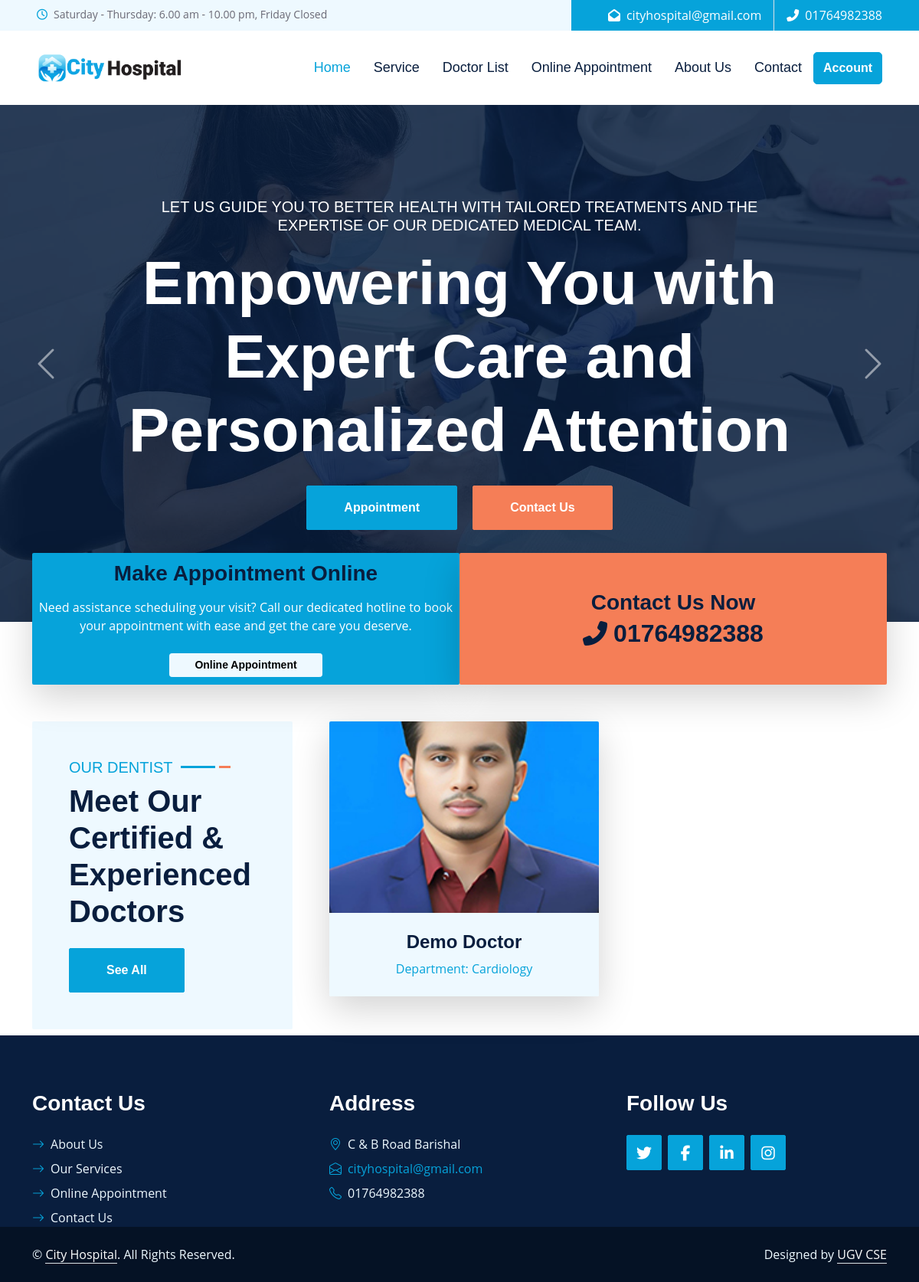
The page / on the database its author committed.
### pms/models.py (models this page shows, shortened)
class SiteInfo(models.Model):
    site_name = models.CharField(max_length=20)
    color_logo = models.ImageField(upload_to='logo/')
    white_logo = models.ImageField(upload_to='logo/')
    email = models.EmailField()
    phone = models.CharField(max_length=14)
    address = models.CharField(max_length=100)
    opening_hours = models.CharField(max_length=255, default='Saturday - Thursday: 6.00 am - 10.00 pm, Friday Closed')
    site_facebook = models.URLField(max_length=100)
    site_x = models.URLField(max_length=100)
    site_instagram = models.URLField(max_length=100)
    site_pinterest = models.URLField(max_length=100)

class Carousel(models.Model):
    title = models.CharField(max_length=255, blank=True, null=True)
    subtitle = models.CharField(max_length=255, blank=True, null=True)
    image = models.ImageField(upload_to='carousel_images/')  # Uploads to 'media/carousel_images/'
    created_at = models.DateTimeField(auto_now_add=True)

class DoctorProfile(models.Model):
    user = models.OneToOneField(User, on_delete=models.CASCADE, related_name='doctor_profile')
    department = models.ForeignKey(Department, on_delete=models.SET_NULL, null=True, related_name='doctors')
    full_name = models.CharField(max_length=100)  # Full name field
    specialization = models.CharField(max_length=100, blank=True, null=True)
    phone_number = models.CharField(
        max_length=11,
        validators=[
            RegexValidator(
                regex=r'^01[3-9]\d{8}$',
                message="Enter a valid Bangladesh phone number (e.g., 01712345678).",
                code='invalid_phone'
            )
        ]
    )
    image = models.ImageField(upload_to='doctor_profile_image')
    is_active = models.BooleanField(default=True)

class Department(models.Model):
    name = models.CharField(max_length=100, unique=True)
    description = models.TextField(blank=True, null=True)
    def __str__(self):
        return self.name

### pms/views.py (the view)
# urls.py: path('',home,name='home'),
def home(request):
    site_info = SiteInfo.objects.first()  # Fetch site info data
    doctors = DoctorProfile.objects.all().order_by('-id')[:2]  # Get last 2 added doctors
    carousels = Carousel.objects.all().order_by('-id')[:3]  # Get last 3 added carousel items
    departments = Department.objects.all()
    context = {
        'site_info': site_info,
        'doctors': doctors,  # Pass only the last two doctors
        'carousels': carousels,  # Pass last 3 carousel items
    }
    return render(request, 'home.html', context)

### pms/context_processors.py (called while the page is built)
def site_information(request):
    site_info = SiteInfo.objects.first()
    return {
        'site_info': site_info
    }

### templates/home.html (shortened to what this page needs)
{% extends 'base.html' %}
{% load static %}
{% block content %}
<div class="container-fluid p-0">
    <div id="header-carousel" class="carousel slide carousel-fade" data-bs-ride="carousel">
        <div class="carousel-inner">
            {% for carousel in carousels %}
                <div class="carousel-item {% if forloop.first %}active{% endif %}">
                    <img class="w-100" src="{{ carousel.image.url }}" alt="{{ carousel.title }}">
                    <div class="carousel-caption d-flex flex-column align-items-center justify-content-center">
                        <div class="p-3" style="max-width: 900px;">
                            <h5 class="text-white text-uppercase mb-3 animated slideInDown">{{ carousel.subtitle }}</h5>
                            <h1 class="display-1 text-white mb-md-4 animated zoomIn">{{ carousel.title }}</h1>
                            <a href="{% url 'public_online_appointment' %}" class="btn btn-primary py-md-3 px-md-5 me-3 animated slideInLeft">Appointment</a>
                            <a href="{% url 'contact' %}" class="btn btn-secondary py-md-3 px-md-5 animated slideInRight">Contact Us</a>
                        </div>
                    </div>
                </div>
            {% endfor %}
        </div>
        <button class="carousel-control-prev" type="button" data-bs-target="#header-carousel" data-bs-slide="prev">
            <span class="carousel-control-prev-icon" aria-hidden="true"></span>
        </button>
        <button class="carousel-control-next" type="button" data-bs-target="#header-carousel" data-bs-slide="next">
            <span class="carousel-control-next-icon" aria-hidden="true"></span>
        </button>
    </div>
</div>
    <div class="container-fluid banner mb-5">
        <div class="container">
            <div class="row gx-0 justify-content-center">
                <div class="col-lg-6 col-md-6 wow zoomIn" data-wow-delay="0.3s">
                    <div class="bg-primary d-flex flex-column p-2 h-100 text-white rounded shadow-lg" style="background-color: rgba(0, 123, 255, 0.4);">
                        <div class="d-flex flex-column justify-content-center align-items-center h-100">
                            <h3 class="fw-bold mb-3 text-center">Make Appointment Online</h3>
                            <p class="mb-4 text-center">Need assistance scheduling your visit? Call our dedicated hotline to book your appointment with ease and get the care you deserve.</p>
                            <a href="{% url 'public_online_appointment' %}" class="btn btn-light btn-sm" style="width: 200px;">Online Appointment</a>
                        </div>
                    </div>
                </div>
                <div class="col-lg-6 col-md-6 wow zoomIn" data-wow-delay="0.6s">
                    <div class="bg-secondary d-flex flex-column p-5 h-100 text-white rounded shadow-lg" style="background-color: rgba(108, 117, 125, 0.4);">
                        <div class="d-flex flex-column justify-content-center align-items-center h-100">
                            <h3 class="fw-bold mb-1 text-center">Contact Us Now</h3>
                            <h2 class="mb-0 d-flex align-items-center justify-content-center">
                                <i class="fas fa-phone-alt me-2"></i>
                                <span class="fw-bold">{{ site_info.phone }}</span>
                            </h2>
                        </div>
                    </div>
                </div>
            </div>
        </div>
    </div>
<div class="container-fluid">
    <div class="container mb-2">
        <div class="row g-5">
            <div class="col-lg-4 wow slideInUp" data-wow-delay="0.1s">
                <div class="section-title bg-light rounded h-100 p-5">
                    <h5 class="position-relative d-inline-block text-primary text-uppercase">Our Dentist</h5>
                    <h1 class="display-6 mb-4">Meet Our Certified & Experienced Doctors</h1>
                    <a href="{% url 'public_doctor_list' %}" class="btn btn-primary py-3 px-5">See All</a>
                </div>
            </div>
            <div class="col-lg-8">
                <div class="row">
                    {% for doctor in doctors %}
                        <div class="col-md-6 wow slideInUp" data-wow-delay="0.6s">
                            <div class="team-item shadow-lg border-0 rounded">
                                <div class="position-relative rounded-top overflow-hidden" style="width: 100%; height: 250px;">
                                    <img class="img-fluid w-100 h-100" src="{{ doctor.image.url }}" alt="{{ doctor.full_name }}" style="object-fit: cover;">
                                </div>
                                <div class="team-text position-relative bg-light text-center rounded-bottom p-4">
                                    <h4 class="mb-2">{{ doctor.full_name }}</h4>
                                    <p class="text-primary mb-0">Department: {{ doctor.department }}</p>
                                </div>
                            </div>
                        </div>
                    {% endfor %}
                </div>
            </div>
        </div>
    </div>
</div>
{% endblock content %}

### templates/header.html (shortened to what this page needs)
{% load static %}
    <div class="container-fluid bg-light ps-5 pe-0 d-none d-lg-block">
        <div class="row gx-0">
            <div class="col-md-6 text-center text-lg-start mb-2 mb-lg-0">
                <div class="d-inline-flex align-items-center">
                    <small class="py-2"><i class="far fa-clock text-primary me-2"></i>{{ site_info.opening_hours }} </small>
                </div>
            </div>
            <div class="col-md-6 text-center text-lg-end">
                <div class="position-relative d-inline-flex align-items-center bg-primary text-white top-shape px-5">
                    <div class="me-3 pe-3 border-end py-2">
                        <p class="m-0"><i class="fa fa-envelope-open me-2"></i>{{ site_info.email }}</p>
                    </div>
                    <div class="py-2">
                        <p class="m-0"><i class="fa fa-phone-alt me-2"></i>{{ site_info.phone }}</p>
                    </div>
                </div>
            </div>
        </div>
    </div>
    <nav class="navbar navbar-expand-sm bg-white navbar-light shadow-sm px-5 py-3 py-lg-0">
        <a href="{% url 'home' %}" class="navbar-brand p-0">
            <img src="{{ site_info.color_logo.url }}" alt="" style="width: 190px;">
        </a>
        <div class="collapse navbar-collapse" id="navbarCollapse">
            <div class="navbar-nav ms-auto py-0">
                <a href="{% url 'home' %}" class="nav-item nav-link active">Home</a>
                <a href="{% url 'public_service_list' %}" class="nav-item nav-link">Service</a>
                <a href="{% url 'public_doctor_list' %}" class="nav-item nav-link">Doctor List</a>
                <a href="{% url 'public_online_appointment' %}" class="nav-item nav-link">Online Appointment</a>
                <a href="{% url 'about_us' %}" class="nav-item nav-link">About Us</a>
                <a href="{% url 'contact' %}" class="nav-item nav-link">Contact</a>
            </div>
            {% if user.is_authenticated %}
                <a style="border-radius: 5px;" href="#" class="btn btn-primary py-2 dropdown-toggle" id="accountDropdown" data-bs-toggle="dropdown" aria-expanded="false">
                {{ user.first_name|default:user.username }}
                </a>
                <ul class="dropdown-menu dropdown-menu-end" style="margin-left:25px;" aria-labelledby="accountDropdown">
                 {% comment %} <li><hr class="dropdown-divider"></li> {% endcomment %}
                <li><a class="dropdown-item" href="{% url 'logout' %}">Logout</a></li>
                </ul>
            {% else %}
                <a href="{% url 'login' %}" class="btn btn-primary py-2" style="border-radius: 5px;">
                Account
                </a>
            {% endif %}
        </div>
    </nav>

### templates/footer.html
<div class="container-fluid bg-dark text-light  wow fadeInUp" data-wow-delay="0.3s" >
    <div class="container pt-5">
        <div class="row g-5 pt-4">
            <div class="col-lg-4 col-md-6">
                <h3 class="text-white mb-4">Contact Us</h3>
                <div class="d-flex flex-column justify-content-start">
                    <a class="text-light mb-2" href="{% url 'about_us' %}"><i class="bi bi-arrow-right text-primary me-2"></i>About Us</a>
                    <a class="text-light mb-2" href="{% url 'public_service_list' %}"><i class="bi bi-arrow-right text-primary me-2"></i>Our Services</a>
                    <a class="text-light mb-2" href="#"><i class="bi bi-arrow-right text-primary me-2"></i>Online Appointment</a>
                    <a class="text-light" href="{% url 'contact' %}"><i class="bi bi-arrow-right text-primary me-2"></i>Contact Us</a>
                </div>
            </div>
            <div class="col-lg-4 col-md-6">
                <h3 class="text-white mb-4">Address</h3>
                <p class="mb-2"><i class="bi bi-geo-alt text-primary me-2"></i>{{ site_info.address }}</p>
                <p class="mb-2"><i class="bi bi-envelope-open text-primary me-2"></i><a href="mailto:{{ site_info.email }}">{{ site_info.email }}</a></p>
                <p class="mb-0"><i class="bi bi-telephone text-primary me-2"></i>{{ site_info.phone }}</p>
            </div>
            <div class="col-lg-4 col-md-6">
                <h3 class="text-white mb-4">Follow Us</h3>
                <div class="d-flex">
                    <a class="btn btn-lg btn-primary btn-lg-square rounded me-2" href="{{ site_info.site_x }}"><i class="fab fa-twitter fw-normal"></i></a>
                    <a class="btn btn-lg btn-primary btn-lg-square rounded me-2" href="{{ site_info.site_facebook }}"><i class="fab fa-facebook-f fw-normal"></i></a>
                    <a class="btn btn-lg btn-primary btn-lg-square rounded me-2" href="{{ site_info.site_linkedin }}"><i class="fab fa-linkedin-in fw-normal"></i></a>
                    <a class="btn btn-lg btn-primary btn-lg-square rounded" href="{{ site_info.site_instagram }}"><i class="fab fa-instagram fw-normal"></i></a>
                </div>
            </div>
        </div>
    </div>
</div>
<div class="container-fluid text-light py-4" style="background: #051225;">
    <div class="container">
        <div class="row g-0">
            <div class="col-md-6 text-center text-md-start">
                <p class="mb-md-0">&copy; <a class="text-white border-bottom" >{{ site_info.site_name }}</a>. All Rights Reserved.</p>
            </div>
            <div class="col-md-6 text-center text-md-end">
                <p class="mb-0">Designed by <a class="text-white border-bottom" href="">UGV CSE </a></p>
            </div>
        </div>
    </div>
</div>

### pms/static/assets/css/style.css (style rules this page uses)
:root { --primary: #06A3DA; --secondary: #F57E57; --light: #EEF9FF; --dark: #091E3E; }
h1, h2, .font-weight-bold { font-weight: 700 !important; }
h3, h4, .font-weight-semi-bold { font-weight: 600 !important; }
h5, h6, .font-weight-medium { font-weight: 500 !important; }
.btn { font-family: 'Jost', sans-serif; font-weight: 600; transition: .5s; }
.btn-primary, .btn-secondary { color: #FFFFFF; }
.btn-lg-square { width: 46px; height: 46px; }
.btn-square, .btn-sm-square, .btn-lg-square { padding-left: 0; padding-right: 0; text-align: center; }
.navbar-light .navbar-nav .nav-link { font-family: 'Jost', sans-serif; padding: 35px 15px; font-size: 18px; color: var(--dark); outline: none; transition: .5s; }
.navbar-light .navbar-nav .nav-link:hover, .navbar-light .navbar-nav .nav-link.active { color: var(--primary); }
.carousel-caption { top: 0; left: 0; right: 0; bottom: 0; background: rgba(9, 30, 62, .85); z-index: 1; }
.carousel-control-prev, .carousel-control-next { width: 10%; }
.carousel-control-prev-icon, .carousel-control-next-icon { width: 3rem; height: 3rem; }
@media (min-width: 991.98px) { .banner { position: relative; margin-top: -90px; z-index: 1; } }
.section-title h5::before { position: absolute; content: ""; width: 45px; height: 3px; right: -55px; bottom: 11px; background: var(--primary); }
.section-title h5::after { position: absolute; content: ""; width: 15px; height: 3px; right: -75px; bottom: 11px; background: var(--secondary); }
.service-item img, .service-item .bg-light, .service-item .bg-light h5, .team-item .team-text { transition: .5s; }
.team-item .team-text::after, .service-item .bg-light::after { position: absolute; content: ""; top: 50%; bottom: 0; left: 15px; right: 15px; border-radius:100px / 15px; box-shadow: 0 0 15px rgba(0, 0, 0, .7); opacity: 0; transition: .5s; z-index: -1; }

### rows shown on the page
SiteInfo: opening_hours "Saturday - Thursday: 6.00 am - 10.00 pm, Friday Closed", email "cityhospital@gmail.com", phone "01764982388", color_logo (picture), address "C & B Road Barishal", site_name "City Hospital"
Carousel: image (picture), subtitle "LET US GUIDE YOU TO BETTER HEALTH WITH TAILORED TREATMENTS AND THE EXPERTISE OF OUR DEDICATED MEDICAL TEAM.", title "Empowering You with Expert Care and Personalized Attention"
DoctorProfile: image (picture), full_name "Demo Doctor", department "Cardiology"
